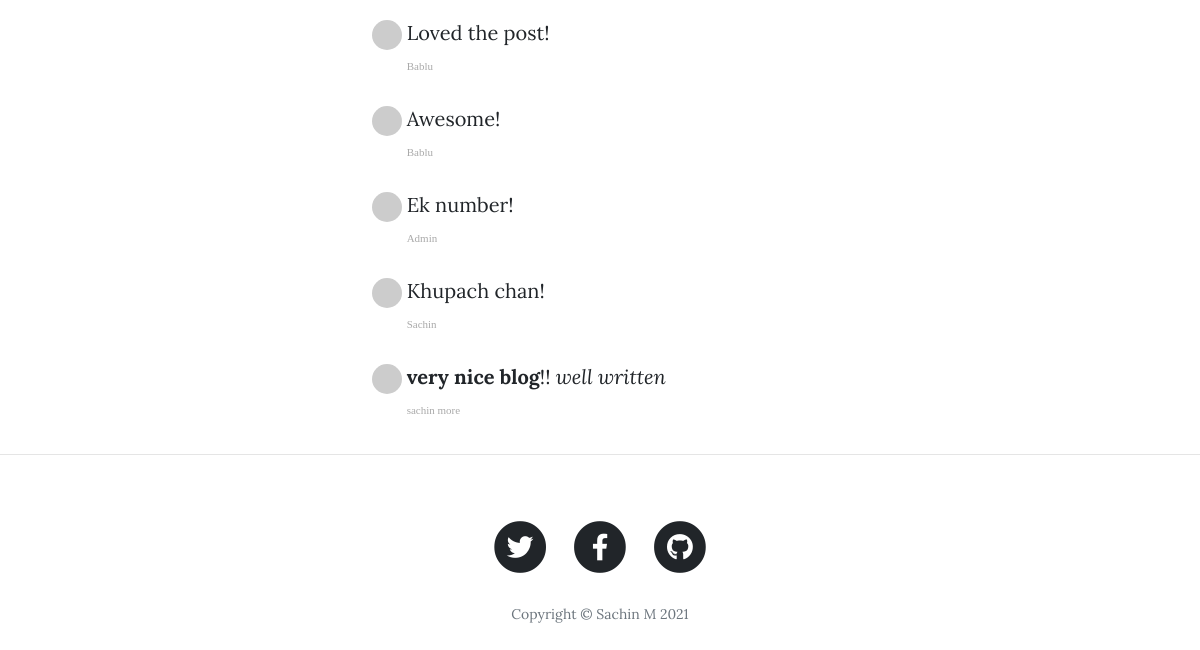
Before: /post/1 (lower part) with the older database file.
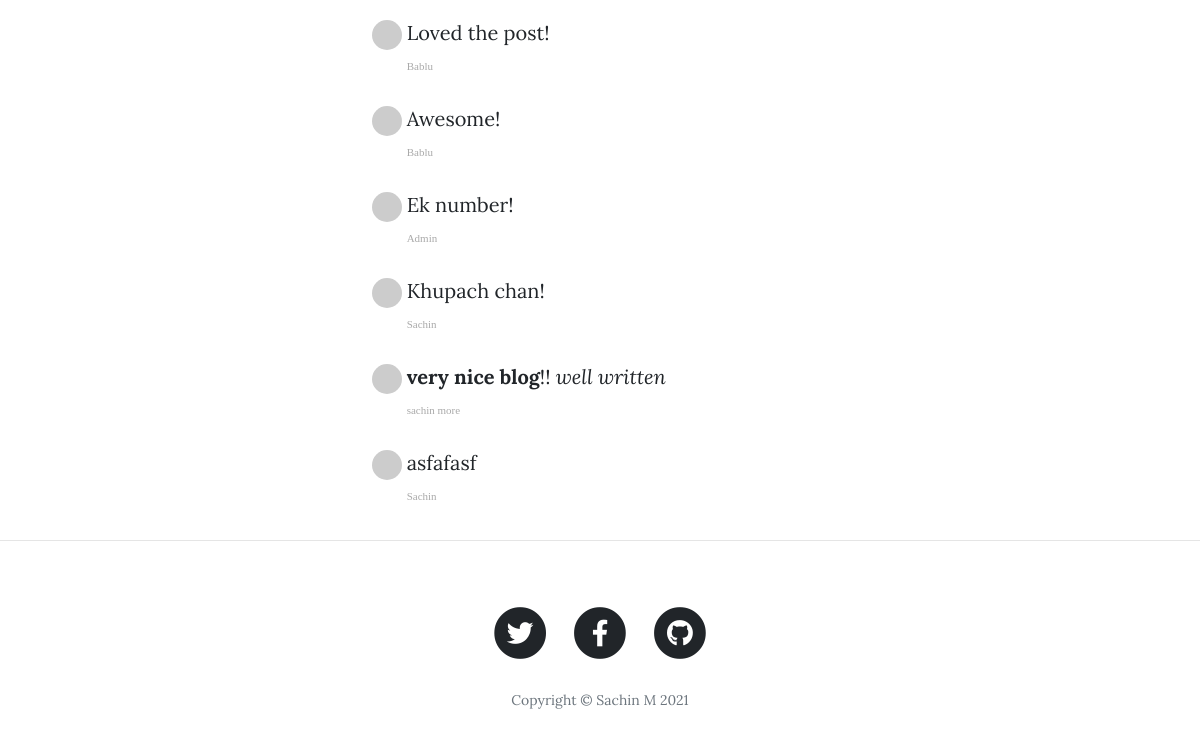
After: the same page with the newer database file.
### main.py (models this page shows)
class Comment(db.Model):
    __tablename__ = "comments"
    id = db.Column(db.Integer, primary_key=True)
    text = db.Column(db.Text, nullable=False)
    author_id = db.Column(db.Integer, db.ForeignKey("user.id"))
    comment_author = relationship("User", back_populates="comments")
    post_id = db.Column(db.Integer, db.ForeignKey("blog_posts.id"))
    parent_post = relationship("BlogPost", back_populates="comments")

class User(UserMixin, db.Model):
    __tablename__ = "user"
    id = db.Column(db.Integer, primary_key=True)
    email = db.Column(db.String(100), unique=True)
    password = db.Column(db.String(100))
    name = db.Column(db.String(1000))
    posts = relationship("BlogPost", back_populates="author")
    comments = relationship("Comment", back_populates="comment_author")

### main.py (the view, shortened to what this page needs)
@app.route("/post/<int:post_id>", methods=['GET', 'POST'])
def show_post(post_id):
    requested_post = BlogPost.query.get(post_id)
    form= CommentForm()
    return render_template("post.html", post=requested_post, form=form)

### templates/post.html (shortened to what this page needs)
{% include "header.html" %}
{% import "bootstrap/wtf.html" as wtf %}
  <article>
    <div class="container">
      <div class="row">
        <div class="col-lg-8 col-md-10 mx-auto">
          <div class="col-lg-8 col-md-10 mx-auto comment">
          {% for comment in post.comments: %}
              <ul class="commentList">
                <li>
                    <div class="commenterImage">
                        <img src="{{ comment.comment_author.email | gravatar(size=200) }}"/>
                    </div>
                    <div class="commentText">
                        {{comment.text|safe}}
                      <span class="date sub-text">{{comment.comment_author.name}}</span>
                    </div>
                </li>
              </ul>
              {% endfor %}
            </div>
          </div>
      </div>
    </div>
  </article>
  <hr>
{% include "footer.html" %}

Changed rows visible on the page:
added Comment: text "asfafasf", comment_author.name "Sachin"
